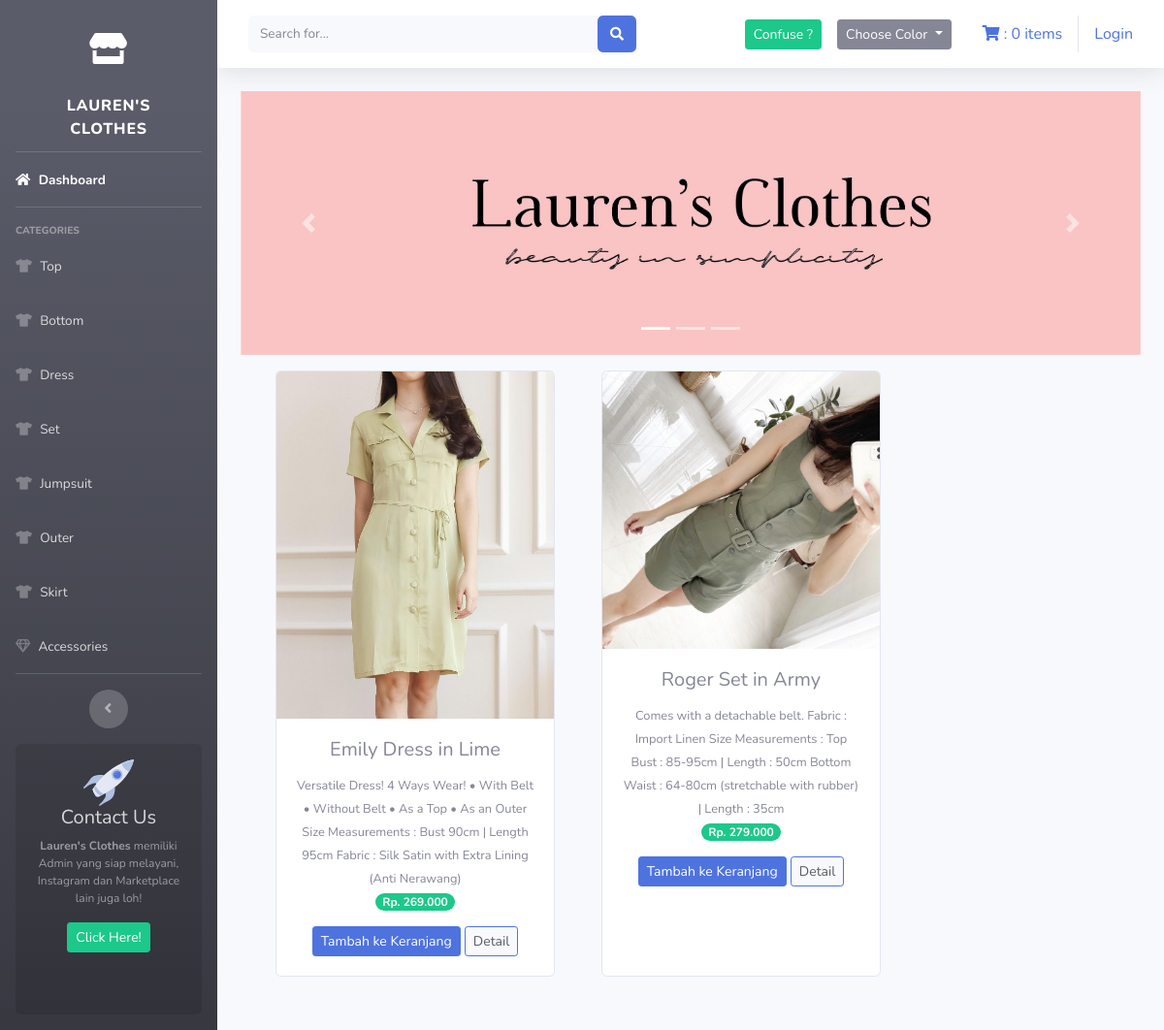
The app's page /index.php/warna/green with its own data.
### tables this page shows
CREATE TABLE `tb_barang` (
  `id_brg` int(11) NOT NULL,
  `nama_brg` varchar(120) NOT NULL,
  `keterangan` varchar(512) NOT NULL,
  `kategori` varchar(60) NOT NULL,
  `harga` int(11) NOT NULL,
  `stok` int(11) NOT NULL,
  `gambar` text NOT NULL,
  `warna` varchar(120) NOT NULL,
  `r_kenyamanan` int(11) NOT NULL,
  `r_harga` int(11) NOT NULL,
  `r_formalitas` int(11) NOT NULL,
  `c_review` int(11) NOT NULL DEFAULT 1
);

### application/controllers/warna.php (called while the page is built, shortened)
<?php
class Warna extends CI_Controller{
    public function green(){
        $data['green']= $this->model_warna->data_green()->result();
        $this->load->view('templates/header');
        $this->load->view('templates/sidebar');
        $this->load->view('warna/green', $data);
        $this->load->view('templates/footer');
    }
}

### index.php (called while the page is built, shortened)
<?php
require_once BASEPATH.'core/CodeIgniter.php';

### application/models/model_warna.php (called while the page is built, shortened)
<?php
class Model_warna extends CI_Model{
    public function data_green(){
        return $this->db->get_where("tb_barang", array('warna'=>'green'));
    }
}

### application/views/warna/green.php (the view, shortened to what this page needs)
<div class="container-fluid">
    <div id="carouselExampleIndicators" class="carousel slide" data-bs-ride="carousel">
        <ol class="carousel-indicators">
            <li type="button" data-bs-target="#carouselExampleIndicators" data-bs-slide-to="0" class="active"></li>
            <li type="button" data-bs-target="#carouselExampleIndicators" data-bs-slide-to="1"></li>
            <li type="button" data-bs-target="#carouselExampleIndicators" data-bs-slide-to="2"></li>
        </ol>
        <div class="carousel-inner">
            <div class="carousel-item active">
                <img src="<?php echo base_url('assets/img/slider0.jpg') ?>" class="d-block w-100" alt="...">
            </div>
        </div>
        <a class="carousel-control-prev" href="#carouselExampleIndicators" role="button" data-slide="prev">
            <span class="carousel-control-prev-icon" aria-hidden="true"></span>
        </a>
        <a class="carousel-control-next" href="#carouselExampleIndicators" role="button" data-slide="next">
            <span class="carousel-control-next-icon" aria-hidden="true"></span>
        </a>
    </div>
    <div class="row text-center mt-3">
        <?php foreach ($green as $brg) : ?>
            <div class="card ml-5 mb-4" style="width: 18rem;">
                <img src="<?php echo base_url() . '/uploads/' . $brg->gambar ?>" class="card-img-top" alt="...">
                <div class="card-body">
                    <h5 class="card-title"><?php echo $brg->nama_brg ?></h5>
                    <small><?php echo $brg->keterangan ?></small><br>
                    <span class="badge badge-pill badge-success mb-3">Rp. <?php echo number_format($brg->harga, 0, ',', '.')  ?></span> <br>
                    <?php echo anchor(
                        'dashboard/tambah_ke_keranjang/' . $brg->id_brg,
                        '<div class="btn btn-sm btn-primary">Tambah ke Keranjang</div>'
                    ) ?>
                    <?php echo anchor(
                        'dashboard/detail/' . $brg->id_brg,
                        '<div class="btn btn-sm btn-primary bg-light text-dark">Detail</div>'
                    ) ?>
                </div>
            </div>
        <?php endforeach ?>
    </div>
</div>

### records on screen
tb_barang: gambar (picture), nama_brg "Emily Dress in Lime", keterangan "Versatile Dress! 4 Ways Wear! • With Belt • Without Belt • As a Top • As an Outer Size Measurements : Bust 90cm | Length 95cm Fabric : Silk Satin with Extra Lining (Anti Nerawang)", harga "269.000", id_brg "Tambah ke Keranjang", id_brg "Detail"
tb_barang: gambar (picture), nama_brg "Roger Set in Army", keterangan "Comes with a detachable belt. Fabric : Import Linen Size Measurements : Top Bust : 85-95cm | Length : 50cm Bottom Waist : 64-80cm (stretchable with rubber) | Length : 35cm", harga "279.000", id_brg "Tambah ke Keranjang", id_brg "Detail"

### other values on screen
$this->cart->total_items() "0"
anchor('auth/login', 'Login') "Login"
